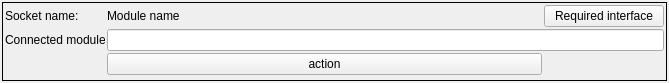
<?xml version="1.0" encoding="UTF-8"?>
<ui version="4.0">
 <class>WidgetConnection</class>
 <widget class="QWidget" name="WidgetConnection">
  <property name="geometry">
   <rect>
    <x>0</x>
    <y>0</y>
    <width>669</width>
    <height>83</height>
   </rect>
  </property>
  <property name="windowTitle">
   <string>Form</string>
  </property>
  <layout class="QGridLayout" name="gridLayout">
   <property name="margin">
    <number>2</number>
   </property>
   <property name="spacing">
    <number>2</number>
   </property>
   <item row="1" column="3">
    <widget class="QFrame" name="frame">
     <property name="frameShape">
      <enum>QFrame::Box</enum>
     </property>
     <property name="frameShadow">
      <enum>QFrame::Plain</enum>
     </property>
     <property name="lineWidth">
      <number>1</number>
     </property>
     <layout class="QGridLayout" name="gridLayout_2">
      <property name="margin">
       <number>2</number>
      </property>
      <property name="spacing">
       <number>2</number>
      </property>
      <item row="1" column="1">
       <widget class="QLabel" name="label_1">
        <property name="maximumSize">
         <size>
          <width>100</width>
          <height>16777215</height>
         </size>
        </property>
        <property name="text">
         <string>Connected module:</string>
        </property>
       </widget>
      </item>
      <item row="0" column="1">
       <widget class="QLabel" name="label_2">
        <property name="text">
         <string>Socket name:</string>
        </property>
       </widget>
      </item>
      <item row="0" column="2">
       <widget class="QLabel" name="LabelName">
        <property name="text">
         <string>Module name</string>
        </property>
       </widget>
      </item>
      <item row="2" column="2">
       <widget class="QPushButton" name="BtnAction">
        <property name="text">
         <string>action</string>
        </property>
       </widget>
      </item>
      <item row="0" column="3">
       <widget class="QPushButton" name="BtnInterface">
        <property name="maximumSize">
         <size>
          <width>120</width>
          <height>16777215</height>
         </size>
        </property>
        <property name="text">
         <string>Required interface</string>
        </property>
       </widget>
      </item>
      <item row="1" column="2" colspan="2">
       <widget class="QLineEdit" name="LineConnected">
        <property name="readOnly">
         <bool>true</bool>
        </property>
       </widget>
      </item>
     </layout>
    </widget>
   </item>
  </layout>
 </widget>
 <resources/>
 <connections/>
</ui>
